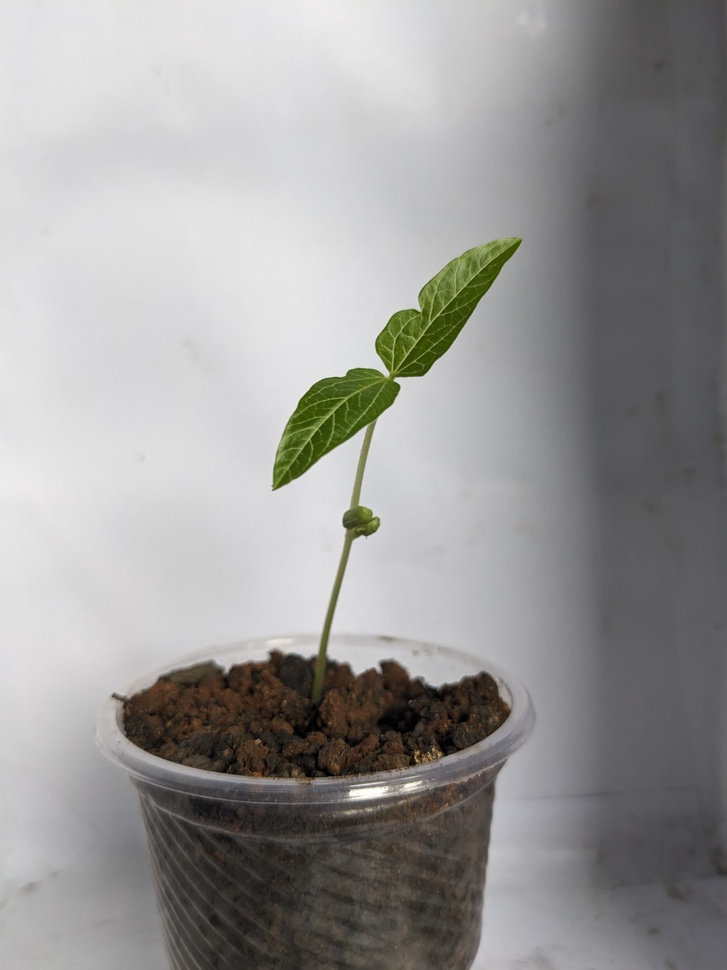
#> input picture day5_e_side.jpg, 727 x 970 px, shrunk from 3024 x 4032 before the run
$ jupyter execute growthpattern.ipynb
#> lines starting #> are read from the running program, lines starting #| are printed output that depends on the picture; after the words box and inside, x2 and y2 are one past the last pixel; in counts of white or black regions, pixels touching at a corner belong together
[cell 1]
import cv2

# Load the image
image = cv2.imread('day5_e_side.jpg')
#> image is the input picture: shape (970, 727, 3); mean B, G, R 151.8, 153, 154

# Convert to grayscale
gray = cv2.cvtColor(image, cv2.COLOR_BGR2GRAY)
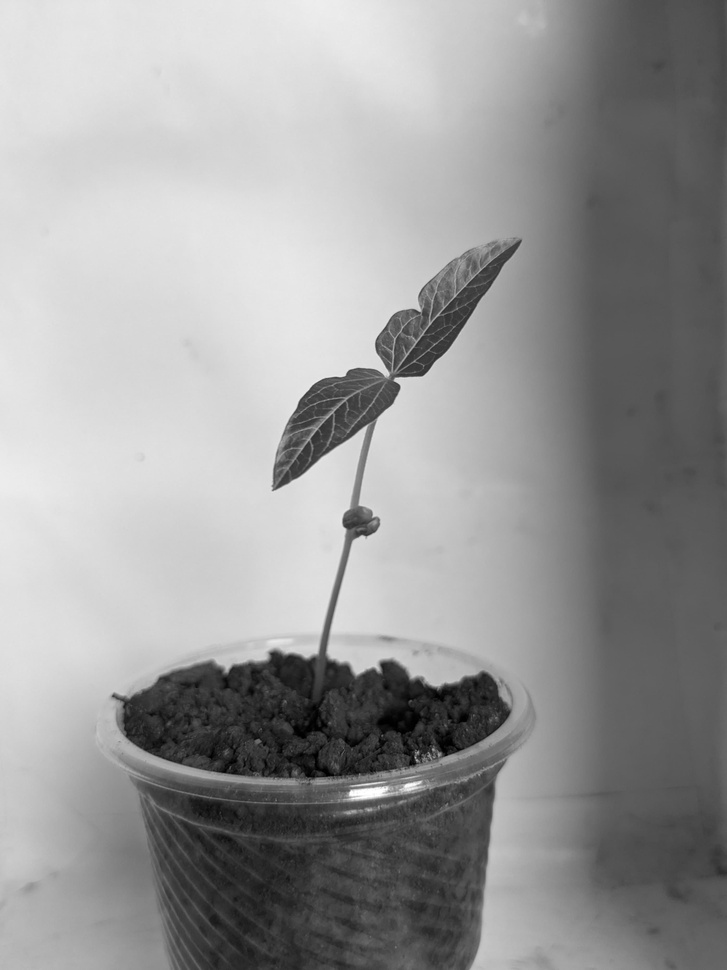
#> gray: shape (970, 727); min 0, max 255, mean 153.1

# Apply binary threshold
_, thresh = cv2.threshold(gray, 60, 255, cv2.THRESH_BINARY_INV)
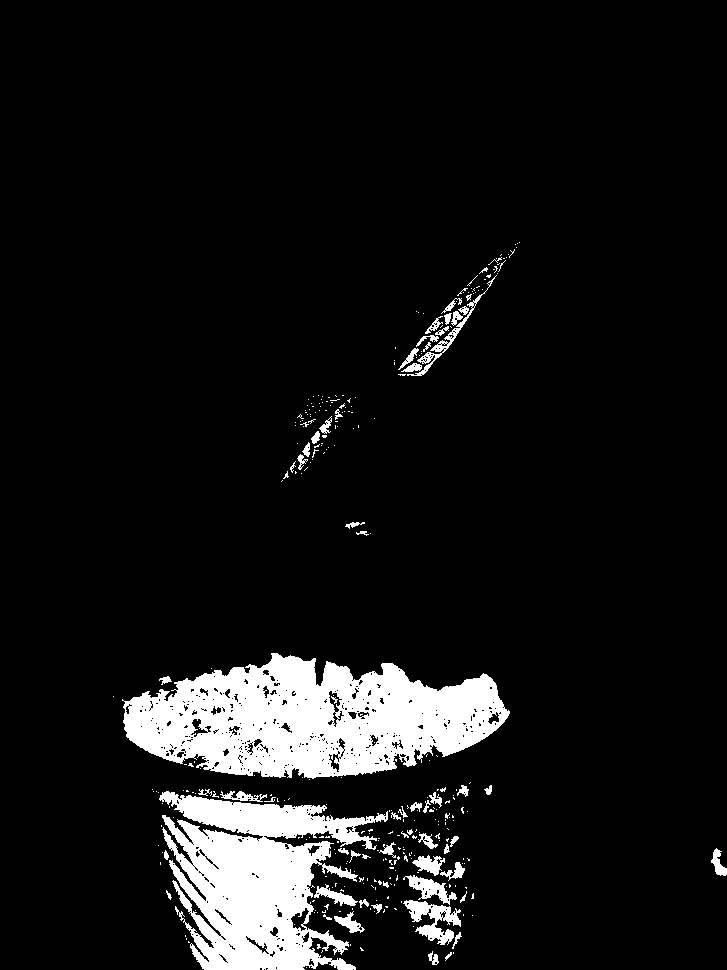
#> thresh: shape (970, 727); 8.7% white; 340 white regions (278 under 20 px)

# Find contours
contours, _ = cv2.findContours(thresh, cv2.RETR_EXTERNAL, cv2.CHAIN_APPROX_SIMPLE)
#> contours = 333 contours, 290 with area under 20; largest, box (x1, y1, x2, y2) and area: (122, 653, 510, 779) 32370, (159, 791, 388, 970) 22222, (403, 900, 461, 945) 1061, (403, 875, 457, 905) 564, (407, 275, 497, 376) 514

# Draw contours and calculate bounding box
for contour in contours:
    x, y, w, h = cv2.boundingRect(contour)
    cv2.rectangle(image, (x, y), (x+w, y+h), (0, 255, 0), 2)
    print(f"Plant spread: Width = {w}, Height = {h}")
#> this loop made 333 passes
#> (x, y, w, h) on passes 1, 3, 4: (306, 967, 1, 1), (445, 952, 7, 9), (428, 951, 11, 14)
#| Plant spread: Width = 1, Height = 1
#| Plant spread: Width = 1, Height = 2
#| Plant spread: Width = 7, Height = 9
#| Plant spread: Width = 11, Height = 14
#| Plant spread: Width = 2, Height = 3
#| Plant spread: Width = 4, Height = 4
#| Plant spread: Width = 1, Height = 2
#| Plant spread: Width = 4, Height = 5
#> (further printed lines are left out)
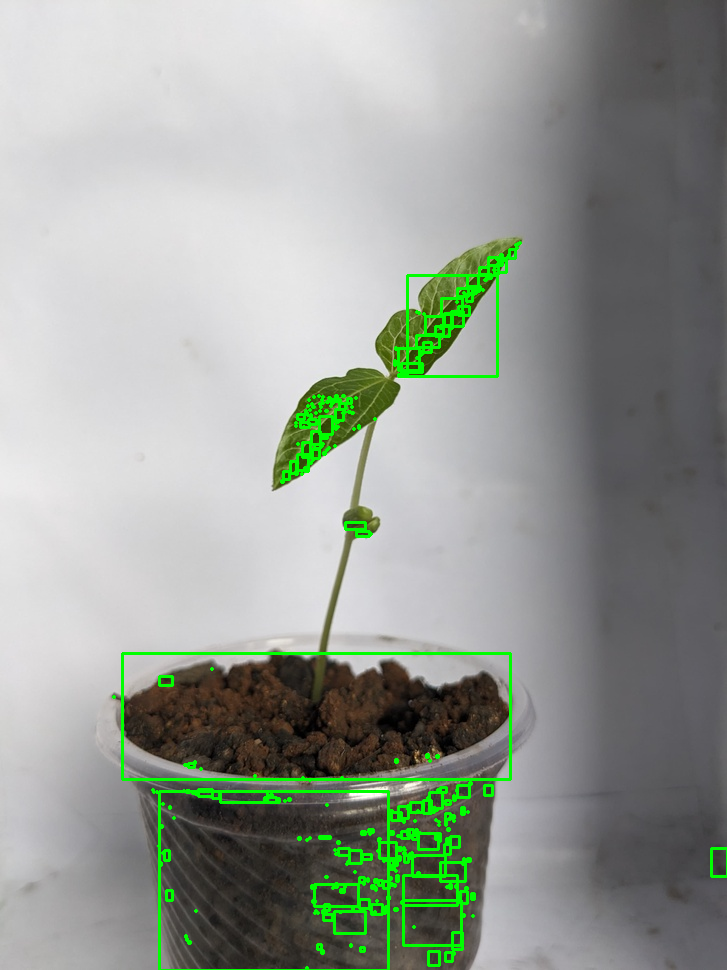
#> image: shape (970, 727, 3); 2.72% of pixels changed, all inside (x1, y1, x2, y2) = (112, 241, 727, 970)

cv2.imshow('Plant Spread', image)
cv2.waitKey(0)
cv2.destroyAllWindows()

$ run again, with day1_e_side.jpg copied over day5_e_side.jpg
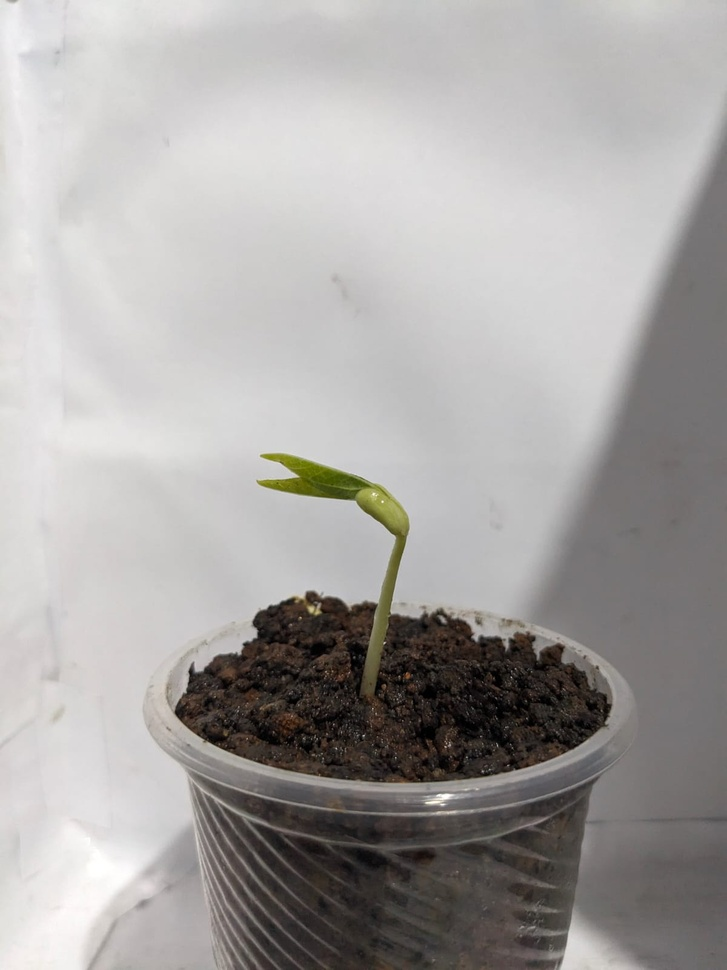
#> input picture day1_e_side.jpg, 727 x 970 px, shrunk from 1200 x 1600 before the run
#> image is the input picture: shape (970, 727, 3); mean B, G, R 162.8, 164.5, 167.1
#> `_, thresh = cv2.threshold(gray, 60, 255, cv2.THRESH_BINARY_INV)`:
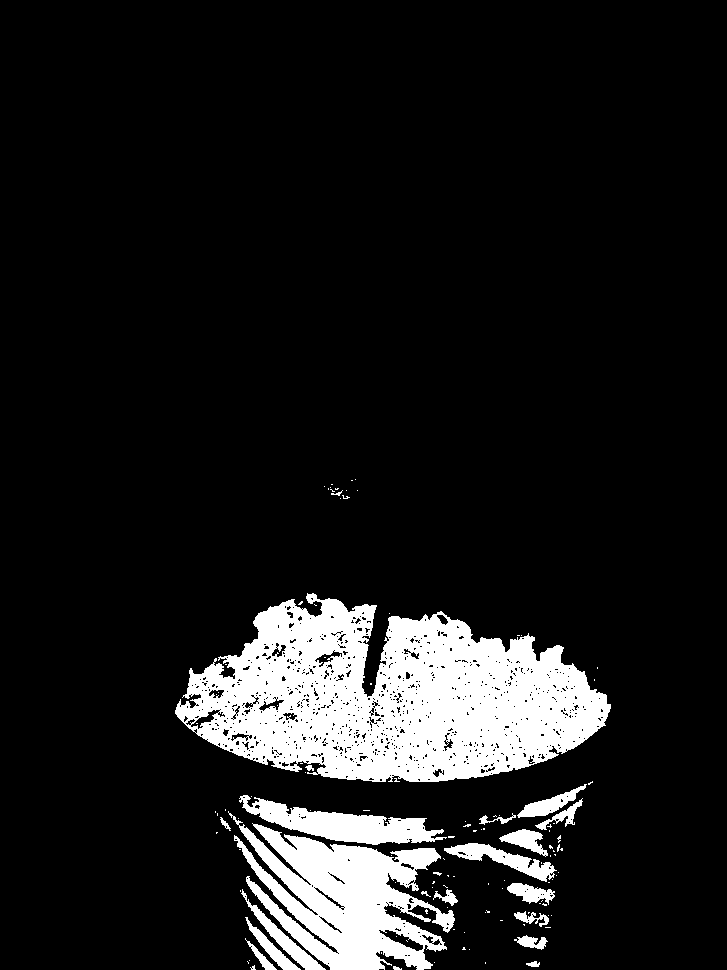
#> thresh: shape (970, 727); 11.3% white; 121 white regions (99 under 20 px)
#> contours = 114 contours, 96 with area under 20; largest, box (x1, y1, x2, y2) and area: (175, 593, 611, 782) 53560, (228, 811, 455, 970) 17091, (239, 795, 447, 845) 4164, (444, 843, 557, 882) 1340, (241, 889, 326, 970) 929
#> the loop `for contour in contours:` made 114 passes
#> (x, y, w, h) on passes 1, 2, 4, 5, 7, 9, 10, 11: (393, 966, 9, 4), (250, 965, 6, 5), (434, 962, 1, 1), (526, 961, 14, 6), (249, 960, 1, 1), (469, 949, 1, 1), (462, 947, 4, 3), (245, 938, 32, 32)
#> (printed output is left out)
#> after the loop `for contour in contours:`:
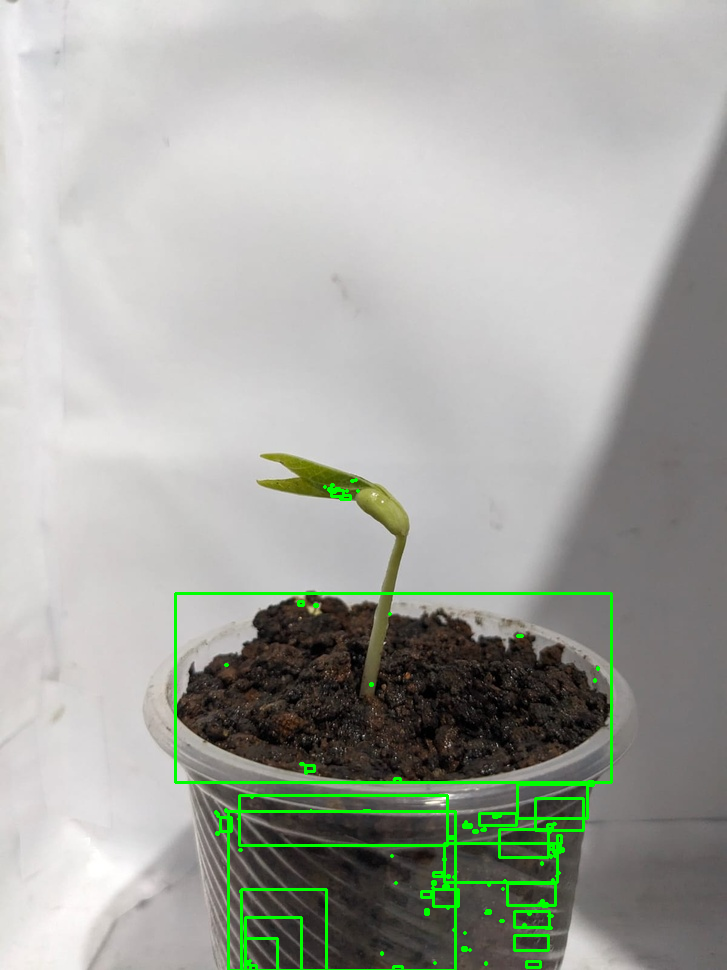
#> image: shape (970, 727, 3); 2.04% of pixels changed, all inside (x1, y1, x2, y2) = (174, 478, 613, 970)

$ run again, with day2_e_side.jpg copied over day5_e_side.jpg
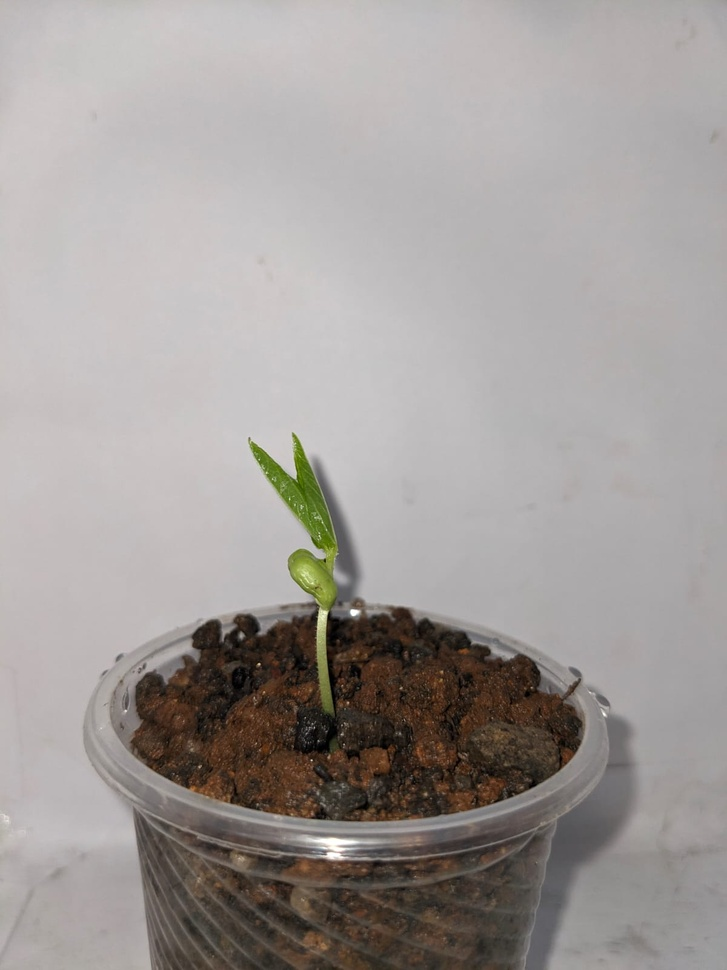
#> input picture day2_e_side.jpg, 727 x 970 px, shrunk from 1200 x 1600 before the run
#> image is the input picture: shape (970, 727, 3); mean B, G, R 153.2, 155.7, 160.9
#> `_, thresh = cv2.threshold(gray, 60, 255, cv2.THRESH_BINARY_INV)`:
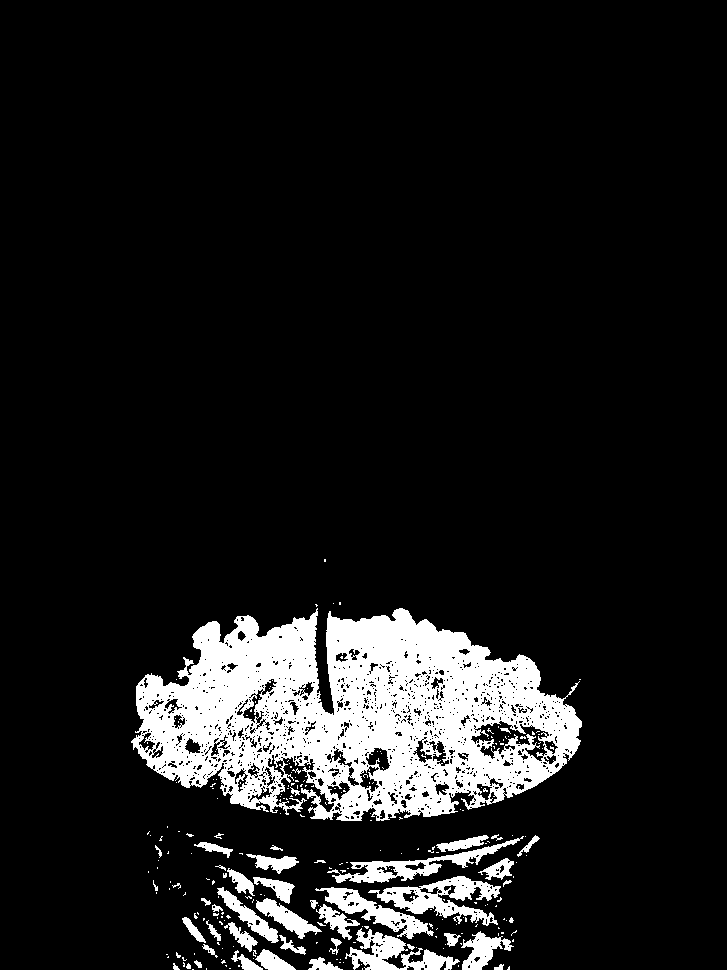
#> thresh: shape (970, 727); 10.6% white; 255 white regions (210 under 20 px)
#> contours = 201 contours, 169 with area under 20; largest, box (x1, y1, x2, y2) and area: (131, 608, 582, 821) 65717, (368, 876, 501, 926) 2655, (327, 836, 524, 883) 1916, (345, 928, 460, 970) 1816, (315, 887, 434, 939) 1686
#> the loop `for contour in contours:` made 201 passes
#> (x, y, w, h) on passes 5, 9, 10: (507, 966, 3, 4), (494, 964, 10, 6), (361, 964, 1, 1)
#> (printed output is left out)
#> after the loop `for contour in contours:`:
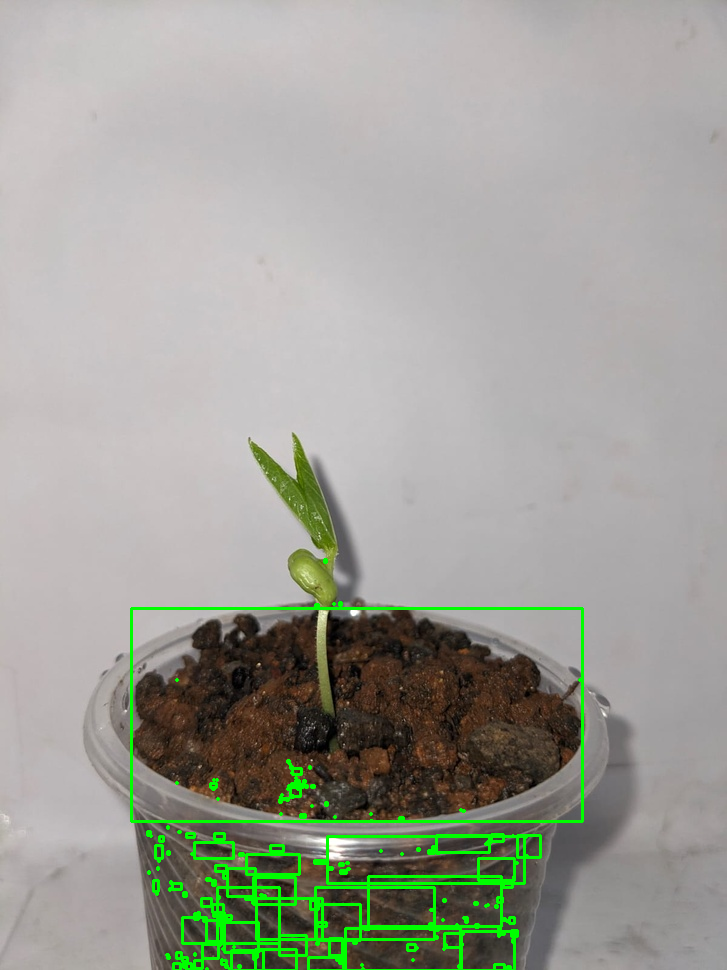
#> image: shape (970, 727, 3); 2.63% of pixels changed, all inside (x1, y1, x2, y2) = (130, 558, 584, 970)

$ run again, with day3_e_side.jpg copied over day5_e_side.jpg
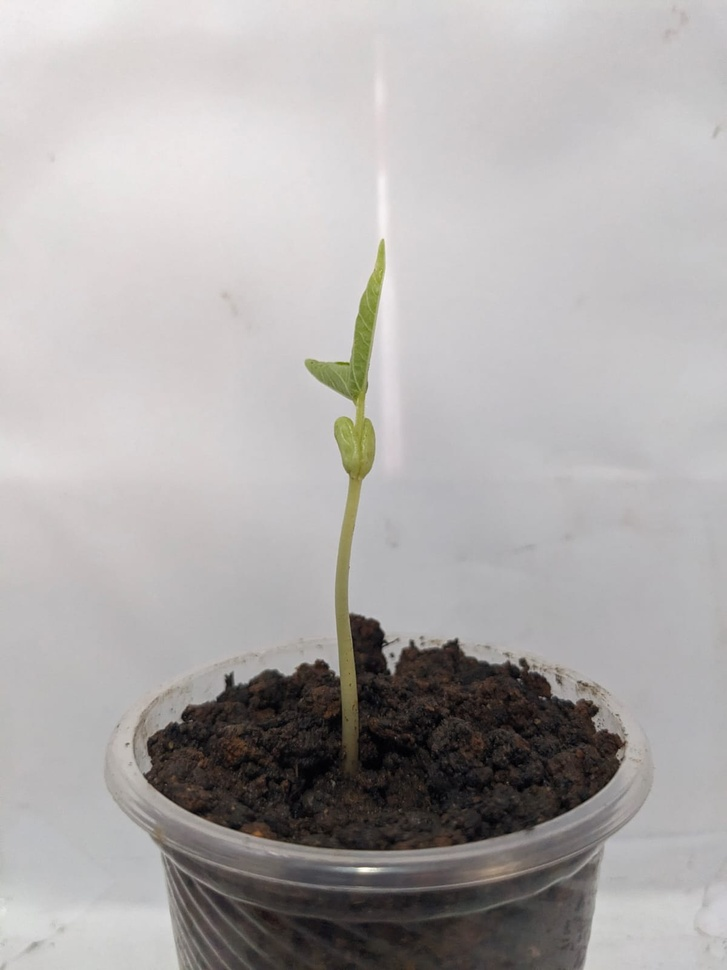
#> input picture day3_e_side.jpg, 727 x 970 px, shrunk from 1200 x 1600 before the run
#> image is the input picture: shape (970, 727, 3); mean B, G, R 170.4, 171, 174.2
#> `_, thresh = cv2.threshold(gray, 60, 255, cv2.THRESH_BINARY_INV)`:
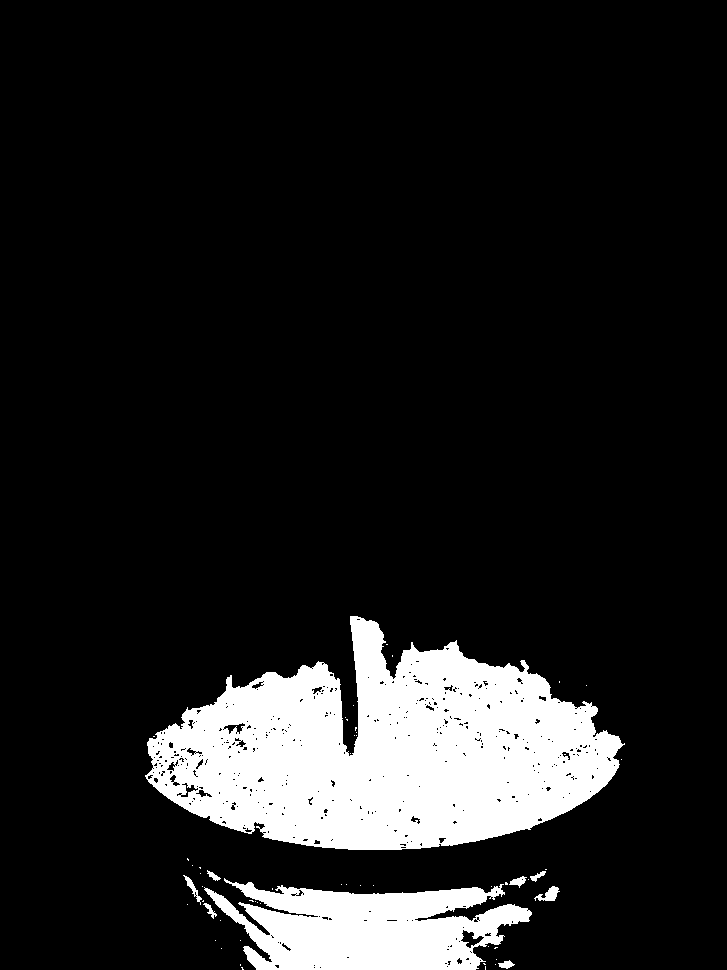
#> thresh: shape (970, 727); 12.5% white; 56 white regions (47 under 20 px)
#> contours = 55 contours, 46 with area under 20; largest, box (x1, y1, x2, y2) and area: (145, 616, 625, 850) 69121, (204, 878, 532, 970) 18833, (534, 886, 560, 901) 157, (183, 875, 202, 905) 100, (509, 876, 527, 888) 84
#> the loop `for contour in contours:` made 55 passes
#> (x, y, w, h) on passes 1, 3, 6, 7, 8, 9, 10, 11: (241, 967, 3, 3), (495, 964, 1, 1), (498, 960, 17, 9), (496, 959, 1, 1), (221, 948, 1, 1), (494, 947, 4, 2), (488, 946, 1, 1), (240, 940, 1, 1)
#> (printed output is left out)
#> after the loop `for contour in contours:`:
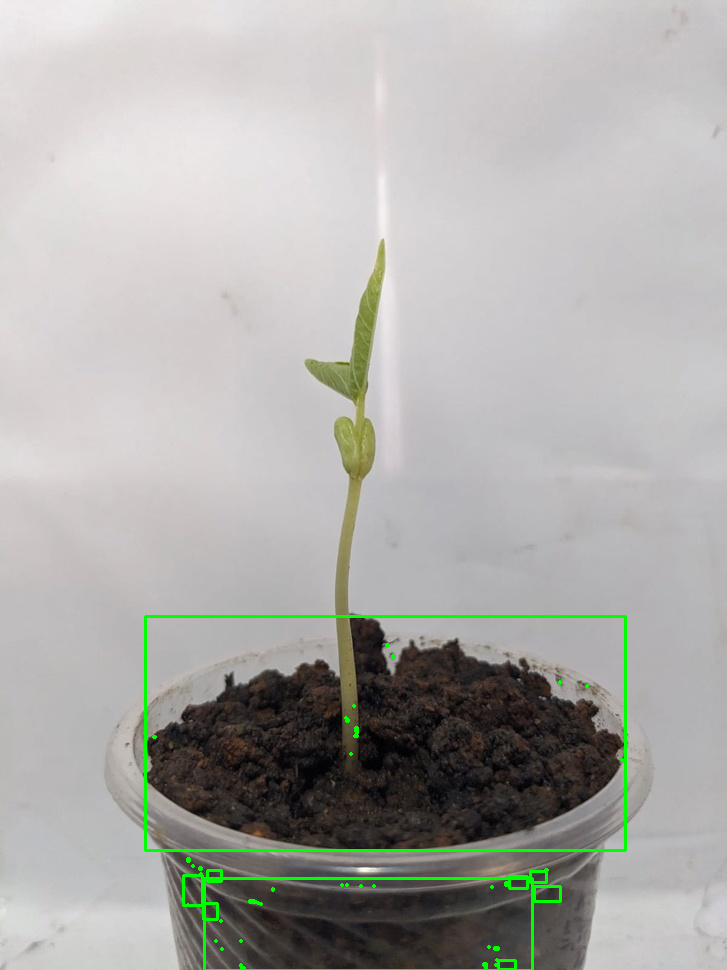
#> image: shape (970, 727, 3); 1.12% of pixels changed, all inside (x1, y1, x2, y2) = (144, 615, 627, 970)
